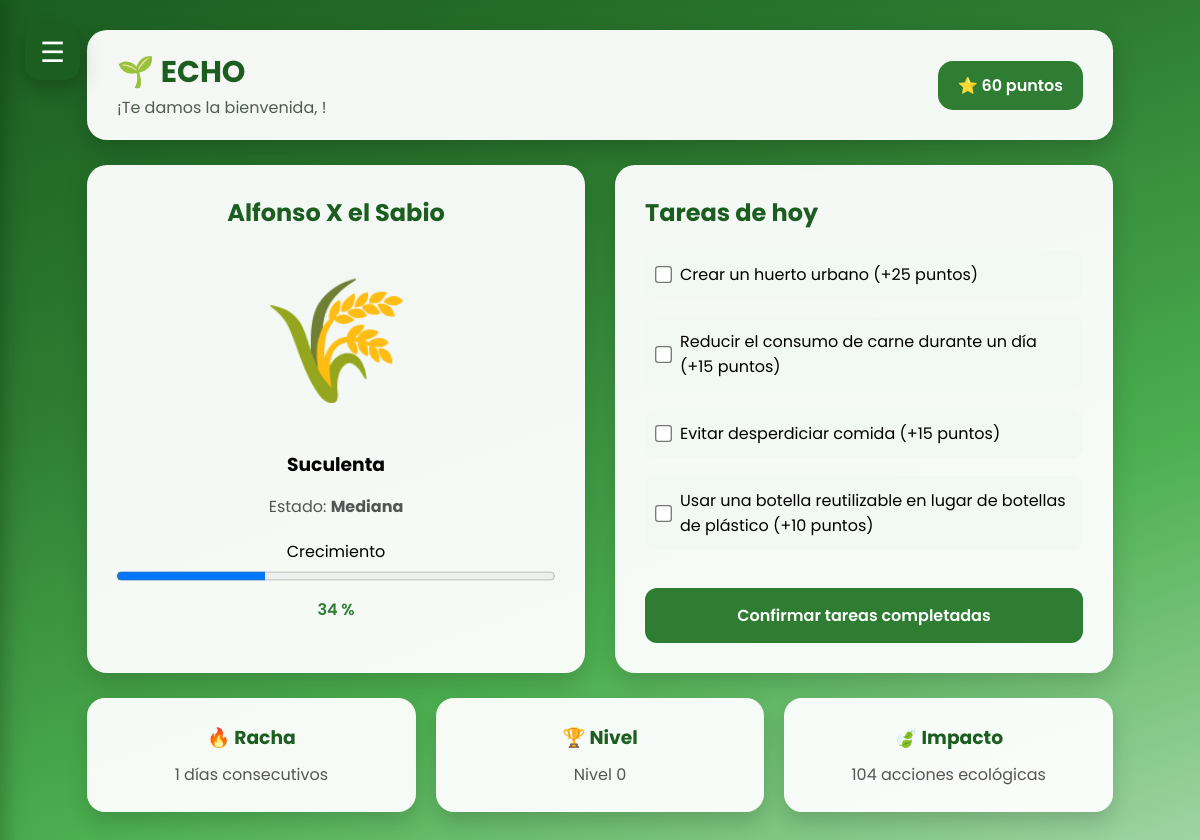
Page /dashboard (signed in) on the earlier database version.
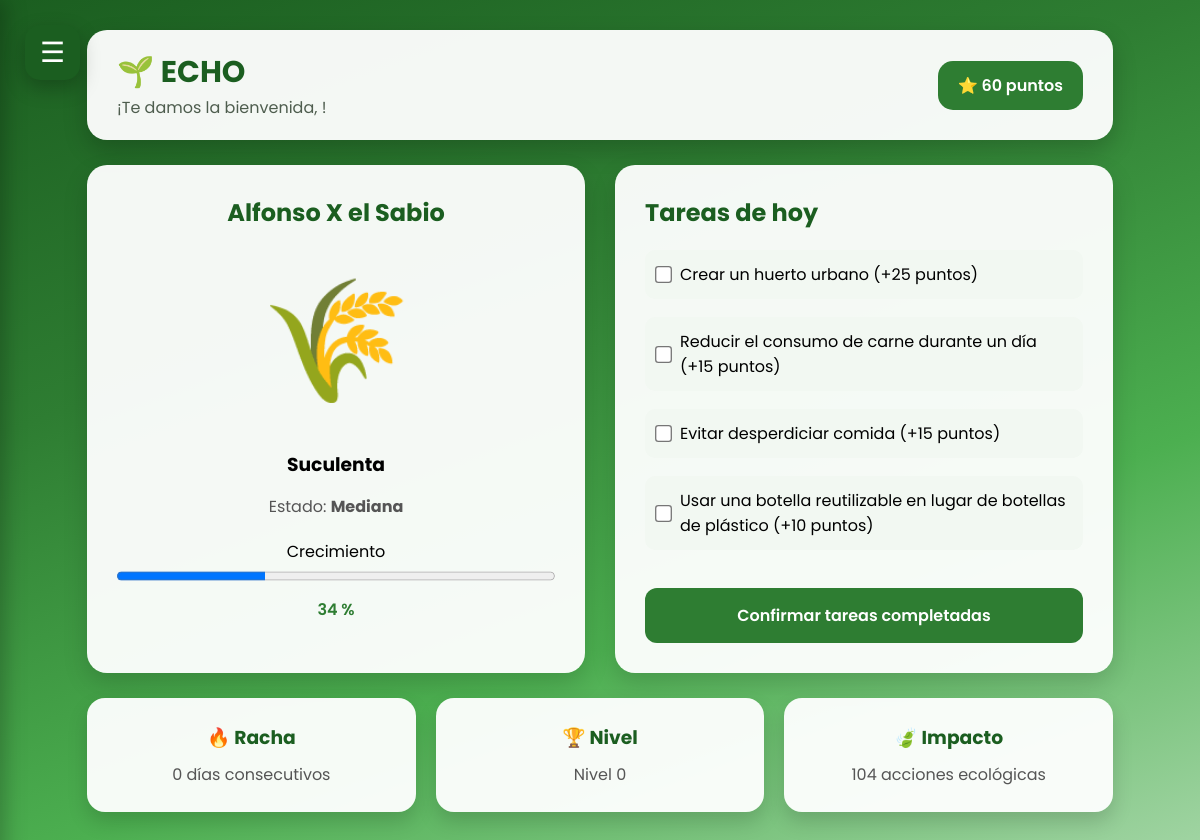
Same page on the later database version.
### main.py (models this page shows, shortened)
class User(db.Model):
    id = db.Column(db.Integer, primary_key=True)
    email = db.Column(db.String(100), unique=True, nullable=False)
    password = db.Column(db.String(100), nullable=False)
    username = db.Column(db.String(100), nullable=True)
    points = db.Column(db.Integer, default=0)
    plant_name = db.Column(db.String(200), default=0)
    plant_type = db.Column(db.String(200), default=0)
    streak = db.Column(db.Integer, default=0)
    lvl = db.Column(db.Integer, default=0)
    impact = db.Column(db.Integer, default=0)

### main.py (the view)
@app.route('/dashboard', methods=['GET', 'POST'])
def dashboard():
    if 'user_id' in session:
        user_id = session['user_id']
        create_task(user_id)
        user = User.query.get(user_id)
        tareas = Task.query.filter_by(
            user_id=user_id,
            date=str(date.today())
        ).all()
        return render_template(
            'dashboard.html',
            user=user,
            tareas=tareas
        )
    else:
        return redirect('/')

### main.py (called while the page is built)
def create_task(user_id):
    hoy = str(date.today())
    tareas_hoy = Task.query.filter_by(
        user_id=user_id,
        date=hoy
    ).first()
    if tareas_hoy:
        return
    tareas_aleatorias = random.sample(tareas, 4)
    for tarea in tareas_aleatorias:
        db.session.add(Task(
            user_id=user_id,
            name=tarea["id"],
            points=tarea["points"],
            completed=False,
            date=str(date.today())
        ))
    db.session.commit()

### templates/dashboard.html (shortened to what this page needs)
<!DOCTYPE html>
<html lang="es">
<head>
    <link rel="stylesheet" href="../static/css/principal.css">
</head>
<body>
    <header class="encabezado">
        <div>
            <h1>🌱 ECHO</h1>
            <p>¡Te damos la bienvenida, {{user.name}}!</p>
        </div>
        <div class="puntos">
            ⭐ {{user.points}} puntos
        </div>
    </header>
    <main class="contenido">
        <section class="planta">
            <h2>{{ user.plant_name }}</h2>
            <div class="imagen-planta">
                {% if user.impact < 100 %}
                    🌱
                {% elif user.impact < 200 %}
                    🌾
                {% else %}
                    🌳
                {% endif %}
            </div>
            <h3>{{ user.plant_type }}</h3>
            <p class="estado">
                Estado: <strong>
                {% if user.impact < 100 %}
                    Pequeña
                {% elif user.impact < 200 %}
                    Mediana
                {% else %}
                    Grande
                {% endif %}
                </strong>
            </p>
            <div class="progreso">
                <label>Crecimiento</label>
                <progress value="{{ user.impact//3 }}" max="100"></progress>
                <span>{{ user.impact //3 }} %</span>
            </div>
        </section>
        <section class="tareas">
            <h2>Tareas de hoy</h2>
            <form action="/completar_tareas" method="POST">
            {% if tareas %}
                {% for task in tareas %}
                    {% if task.completed %}
                        <div class="tarea completada">
                            <input
                            type="checkbox"
                            name="tareas"
                            value="{{ task.id }}"
                            checked
                            disabled>
                            <label>
                                {{ task.name }}
                                (+{{ task.points }} {{ _("puntos") }})
                            </label>
                        </div>
                    {% else %}
                        <div class="tarea">
                            <input
                            type="checkbox"
                            name="tareas"
                            value="{{ task.id }}">
                            <label>
                                {{ task.name }}
                                (+{{ task.points }} puntos)
                            </label>
                        </div>
                    {% endif %}
                {% endfor %}
            {% else %}
                <p>No tienes tareas pendientes 🎉</p>
            {% endif %}
            <button class="boton-principal">
            Confirmar tareas completadas
            </button>
            </form>
        </section>
    </main>
    <section class="resumen">
        <div class="card">
            <h3>🔥 Racha</h3>
            <p>{{ user.streak }} días consecutivos</p>
        </div>
        <div class="card">
            <h3>🏆 Nivel</h3>
            <p>Nivel {{ user.lvl }}</p>
        </div>
        <div class="card">
            <h3>🍃 Impacto</h3>
            <p>{{ user.impact }} acciones ecológicas</p>
        </div>
    </section>
<button class="menu-btn" onclick="abrirMenu()">
    ☰
</button>
</body>
</html>

Differences in the rows shown:
changed User "Alfonso X el Sabio": streak "1" → "0"
